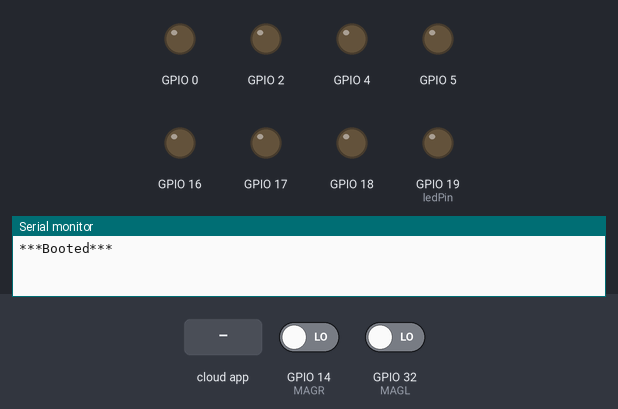
A sketch run on a simulated ESP32. Shown: output pins drawn as LEDs (lit = HIGH), the last lines printed to the serial monitor. Dashed ring = blinking. The inputs (shaded band) are chosen by the test bench; at power-on: GPIO 14 (MAGR) LOW, GPIO 32 (MAGL) LOW. WiFi joins after 1.5 s; servers stay silent unless stated; not simulated (calls return 0 or success): arduino_secrets.h.

Above: at 2.2 s.
2.3 s: the phone or cloud app sets blinds to 0
4.0 s: the phone or cloud app sets blinds to 1
At 5.0 s:
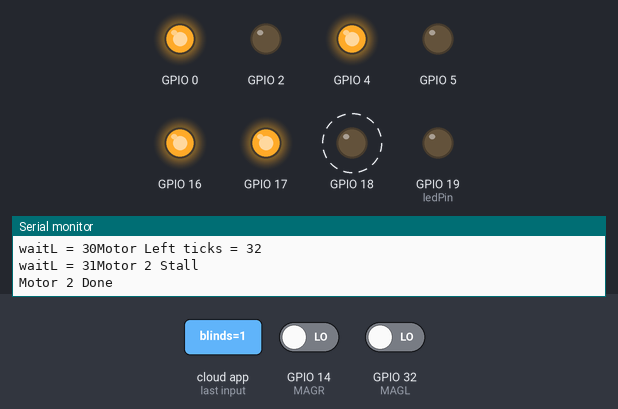
6.2 s: the phone or cloud app sets blinds to 0
At 6.73 s:
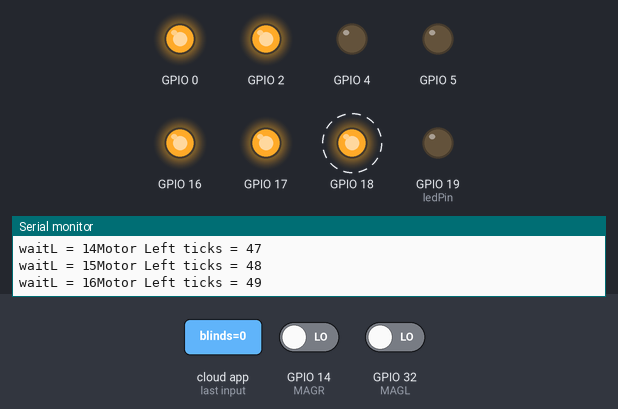
8.4 s: the phone or cloud app sets blindSwitch to 0
9.9 s: the phone or cloud app sets blinds to 1
At 10.07 s:
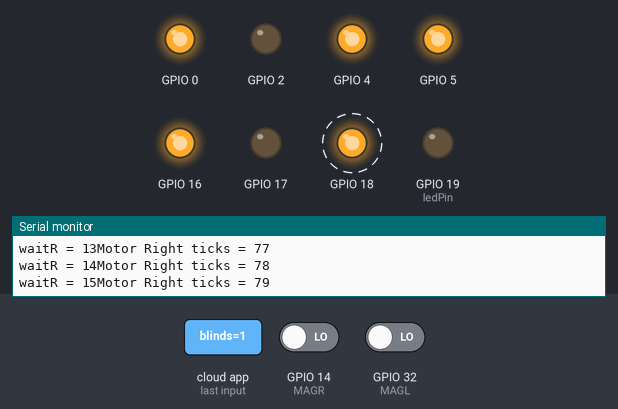
Timing chart, 0 to 12.7 s (numbered marks = the images above; inputs shaded):
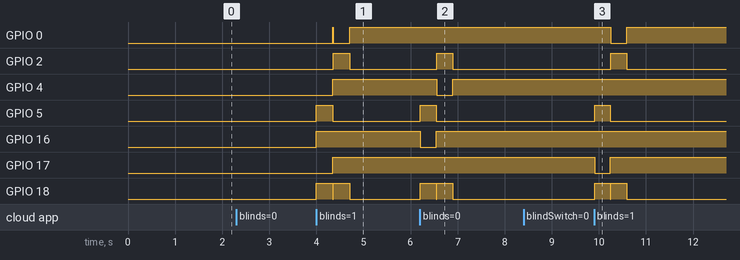

The sketch:

BlindsESP32_apr16a.ino
```cpp
#include "arduino_secrets.h"
/******************************************************************************
BlindsESP32_apr16a.ino
Motorised blinds controller: an ESP32 drives two 12 V gearmotors through a
TB6612FNG driver, controlled from the Arduino Cloud dashboard. The motors are
run one at a time, by design (see README.md).

Copyright (c) 2026 Mike Costa
Released under the MIT License (see LICENSE).
******************************************************************************/
/*
  Sketch generated by the Arduino IoT Cloud Thing "Untitled"

  Arduino IoT Cloud Variables description

  The following variables are automatically generated and updated when changes are made to the Thing

  CloudLight blinds;
  int uptime;
  bool blindSwitch;
  bool down;
  bool up;

  Variables which are marked as READ/WRITE in the Cloud Thing will also have functions
  which are called when their values are changed from the Dashboard.
  These functions are generated with the Thing and added at the end of this sketch.

  circumfrence of the wheel is 96mm.  there are 16 balls per rotation
  wheel diameter is 30.6mm
*/

#include "thingProperties.h"
// driver for the TB6612FNG motor controller (local, see motor_driver.h)
#include "motor_driver.h"

// TB6612FNG pin assignments (the PWMx pins are used as plain on/off enables)
#define AIN1 16
#define AIN2 17
#define PWMA 5
#define BIN1 4
#define BIN2 0
#define PWMB 2
#define STBY 18

// Magnet (reed) sensor inputs, one per motor. Used to detect when a motor has
// stopped turning (stall / end of travel).
#define MAGL 32   // sensor for motor 2 (left), moved off GPIO12 for pull-up/strap safety
#define MAGR 14   // sensor for motor 1 (right)

// motor direction (the driver always runs at full speed)
#define BLIND_UP 1
#define BLIND_DOWN (-1)

// maximum run time per motor; a motor normally stops earlier, when its sensor
// shows it has stalled at the end of travel
#define BLIND_STEP_DURATION 10 //ms
#define BLIND_DOWN_SECONDS 10
#define BLIND_DOWN_LOOP_COUNT (BLIND_DOWN_SECONDS*100)
#define BLIND_UP_SECONDS 10
#define BLIND_UP_LOOP_COUNT (BLIND_UP_SECONDS*100)

// these constants are used to allow you to make your motor configuration
// line up with function names like forward.  Value can be 1 or -1
const int offsetA = 1;
const int offsetB = 1;

// Initializing motor globals
Motor motor1;// = Motor(AIN1, AIN2, PWMA, offsetA, STBY);
Motor motor2;// = Motor(BIN1, BIN2, PWMB, offsetB, STBY);


// LED on GPIO19
int ledPin = 19;
int iLoop = 0;
int iBLindLoop1 = 0;
int iBLindLoop2 = 0;
//int iBLindUpDuration = BLIND_STEP_DURATION;
//int iBLindDownDuration = BLIND_STEP_DURATION;
int iBlindDirection = 0;
bool bBlindsMoving = false;
bool bManualMotor = false; //false is left, true is right

#define STATE_OPENED 2
#define STATE_CLOSED 1
#define STATE_UNKNOWN 0
int iBlindState = STATE_UNKNOWN;

int heartbeatCount = 0;

void BlindsMove(int iDirection, int iDuration);
void BlindMove(Motor myMotor, int iDirection, int iDuration);
void BlindsMove(int iDirection);
void BlindsStop(void);
void BlindMove(Motor myMotor, int iDirection);
void BlindStop(Motor myMotor);
bool isLeftMotorMoving(void);
bool isRightMotorMoving(void);


void setup() {
  // Initialize serial and wait for port to open:
  Serial.begin(115200);
  // This delay gives the chance to wait for a Serial Monitor without blocking if none is found
  delay(1000);

  // Set LED as output
  pinMode(ledPin, OUTPUT);
  Serial.println("\n\n***Booted***\n");

  // Initializing motors.
  motor1 = Motor(AIN1, AIN2, PWMA, offsetA, STBY);
  motor2 = Motor(BIN1, BIN2, PWMB, offsetB, STBY);

  pinMode(MAGR,INPUT);
  pinMode(MAGL,INPUT);

  // Defined in thingProperties.h
  initProperties();

  // Connect to Arduino IoT Cloud
  ArduinoCloud.begin(ArduinoIoTPreferredConnection);

  /*
     The following function allows you to obtain more information
     related to the state of network and IoT Cloud connection and errors
     the higher number the more granular information you’ll get.
     Maximum is 4
 */
  setDebugMessageLevel(4);
  ArduinoCloud.printDebugInfo();
}

void loop() {
  ArduinoCloud.update();
  static int waitL = 0;
  static int waitR = 0;
  // Your code here

  digitalWrite(ledPin, (iLoop & 0x01));

  //bRightMoving = isRightMotorMoving();

  if(iBLindLoop1 > 0)
  {
    bool bRightMoving = isRightMotorMoving();
    //Serial.print("Blind Loop1 = ");
    //Serial.println(iBLindLoop1);
    //BlindsMove(iBlindDirection);
    BlindMove(motor1, iBlindDirection);
    iBLindLoop1--;

    Serial.print("waitR = ");
    Serial.print(waitR);
    if (!bRightMoving && (waitR > 30))
    {
      Serial.println("Motor 1 Stall");
      iBLindLoop1 = 0;
    }

    if (iBLindLoop1 == 0)
    {
      if(iBlindDirection == BLIND_DOWN)
        iBLindLoop2 = BLIND_DOWN_LOOP_COUNT;
      else
       iBLindLoop2 = BLIND_UP_LOOP_COUNT;
      //BlindStop(motor1);
      Serial.println("Motor 1 Done");
      BlindsStop();
      waitR = 0;
    }
    waitR++;
  }
  else if(iBLindLoop2 > 0)
  {
    bool bLeftMoving = isLeftMotorMoving();

    //Serial.print("Blind Loop2 = ");
    //Serial.println(iBLindLoop2);
    BlindMove(motor2, iBlindDirection);
    iBLindLoop2--;

    Serial.print("waitL = ");
    Serial.print(waitL);
    if (!bLeftMoving && (waitL > 30))
    {
      Serial.println("Motor 2 Stall");
      iBLindLoop2 = 0;
    }

    if (iBLindLoop2 == 0)
    {
      Serial.println("Motor 2 Done");
      bBlindsMoving = false;
      //BlindStop(motor2);
      BlindsStop();
      waitL = 0;
    }
    waitL++;
  }


  delay(10); //10ms delay during each loop

  if(heartbeatCount == 999){ //10s update
    //Serial.print("Heartbeat=");
    //Serial.println(heartbeat);
    heartbeatCount = 0;
    uptime = uptime+10;
    Serial.print("Uptime=");
    Serial.println(uptime);
  }
  heartbeatCount++;

}

// note this func may be succeptible to bouncing
// if the mag is close to the sensor
bool isLeftMotorMoving(void)
{
  static int enc = 0;
  static unsigned int ticks = 0;

  int tmp = digitalRead(MAGL);
  ticks++;

  if (enc != tmp)
  {
    ticks = 0;
    enc = tmp;
  }

  Serial.print("Motor Left ticks = ");
  Serial.println(ticks);

  if (ticks > 30)
  {
    return false;
  }
  else
  {
    return true;
  }
}

// note this func may be succeptible to bouncing
// if the mag is close to the sensor
bool isRightMotorMoving(void)
{
  static int enc = 0;
  static unsigned int ticks = 0;

  int tmp = digitalRead(MAGR);
  ticks++;

  if (enc != tmp)
  {
    ticks = 0;
    enc = tmp;
  }

  Serial.print("Motor Right ticks = ");
  Serial.println(ticks);

  if (ticks > 30)
  {
    return false;
  }
  else
  {
    return true;
  }
}


void SetBlindState(int newState)
{

  if (newState == iBlindState)
  {
    Serial.print("Blinds already ");
    if (newState == STATE_CLOSED)
      Serial.println("Closed");
    else
      Serial.println("Opened");
  }
  else
  {
    Serial.println("Blinds State Change");
    iBlindState = newState;

    bBlindsMoving = true;
    if (newState == STATE_CLOSED)
    {
      Serial.println("Blinds Down");
      iBlindDirection = BLIND_DOWN;
      iBLindLoop1 = BLIND_DOWN_LOOP_COUNT;

    }
    else
    {
      Serial.println("Blinds Up");
      iBlindDirection = BLIND_UP;
      iBLindLoop1 = BLIND_UP_LOOP_COUNT;
    }
  }
}


/*
  Since Blinds is READ_WRITE variable, onBlindsChange() is
  executed every time a new value is received from IoT Cloud.
*/
void onBlindsChange()  {
  // Add your code here to act upon Blinds change

  static int iIgnorefirst = 0;
  Serial.println("Blinds Change");
  if (iIgnorefirst == 0)
  {
    Serial.println("Ignoring first Blind Change message");
    iIgnorefirst++;
  }
  else if(bBlindsMoving)
  {
    Serial.println("Ignoring, cuz already moving");
  }
  else
  {
    blindSwitch = blinds;
    if(blinds)
      SetBlindState(STATE_OPENED);
    else
      SetBlindState(STATE_CLOSED);
  }

}


/*
  Since BlindSwitch is READ_WRITE variable, onBlindSwitchChange() is
  executed every time a new value is received from IoT Cloud.
*/
void onBlindSwitchChange() {
  // Add your code here to act upon LightSwitch change
  Serial.println("Switch change");
  bManualMotor = blindSwitch;
}

/*
  Since Down is READ_WRITE variable, onDownChange() is
  executed every time a new value is received from IoT Cloud.
*/
void onDownChange()  {
  // Add your code here to act upon Down change

  static int iIgnorefirst = 0;
  if (iIgnorefirst == 0)
  {
    iIgnorefirst++;
    return;
  }

  Serial.println("Down Button Pressed");
  if(bBlindsMoving)
  {
    Serial.println("Ignoring Down Button");
    return;
  }

  if (down)
    if (bManualMotor)
      BlindMove(motor1, BLIND_DOWN);
    else
      BlindMove(motor2, BLIND_DOWN);
  else
  {
    BlindsStop();
  }
}

/*
  Since Up is READ_WRITE variable, onUpChange() is
  executed every time a new value is received from IoT Cloud.
*/
void onUpChange()  {
  // Add your code here to act upon Up change

  static int iIgnorefirst = 0;
  if (iIgnorefirst == 0)
  {
    iIgnorefirst++;
    return;
  }

  Serial.println("Up Button Pressed");
  if(bBlindsMoving)
  {
    Serial.println("Ignoring Up Button");
    return;
  }
  if (up)
    if (bManualMotor)
      BlindMove(motor1, BLIND_UP);
    else
      BlindMove(motor2, BLIND_UP);
  else
  {
    BlindsStop();
  }
}


void BlindsMove(int iDirection, int iDuration) {
   motor1.drive(iDirection);
   motor2.drive(iDirection);
   delay(iDuration);
   motor1.brake();
   motor2.brake();
   motor1.standby();
   motor2.standby();
}

void BlindsMove(int iDirection) {
   motor1.drive(iDirection);
   motor2.drive(iDirection);
}

void BlindsStop(void) {
   motor1.brake();
   motor2.brake();
   motor1.standby();
   motor2.standby();
}

void BlindMove(Motor myMotor, int iDirection, int iDuration) {
   myMotor.drive(iDirection);
   delay(iDuration);
   myMotor.brake();
   myMotor.standby();
}

void BlindMove(Motor myMotor, int iDirection) {
   myMotor.drive(iDirection);
}

void BlindStop(Motor myMotor) {
   myMotor.brake();
   myMotor.standby();
}
```

thingProperties.h
```cpp
// Code generated by Arduino IoT Cloud, DO NOT EDIT.

#include <ArduinoIoTCloud.h>
#include <Arduino_ConnectionHandler.h>

const char DEVICE_LOGIN_NAME[]  = "YOUR-DEVICE-ID-FROM-ARDUINO-CLOUD"; // replaced by Arduino Cloud when you associate a device with your Thing

const char SSID[]               = SECRET_SSID;    // Network SSID (name)
const char PASS[]               = SECRET_OPTIONAL_PASS;    // Network password (use for WPA, or use as key for WEP)
const char DEVICE_KEY[]  = SECRET_DEVICE_KEY;    // Secret device password

void onBlindsChange();
void onBlindSwitchChange();
void onDownChange();
void onUpChange();

CloudLight blinds;
int uptime;
bool blindSwitch;
bool down;
bool up;

void initProperties(){

  ArduinoCloud.setBoardId(DEVICE_LOGIN_NAME);
  ArduinoCloud.setSecretDeviceKey(DEVICE_KEY);
  ArduinoCloud.addProperty(blinds, READWRITE, ON_CHANGE, onBlindsChange);
  ArduinoCloud.addProperty(uptime, READ, ON_CHANGE, NULL);
  ArduinoCloud.addProperty(blindSwitch, READWRITE, ON_CHANGE, onBlindSwitchChange);
  ArduinoCloud.addProperty(down, READWRITE, ON_CHANGE, onDownChange);
  ArduinoCloud.addProperty(up, READWRITE, ON_CHANGE, onUpChange);

}

WiFiConnectionHandler ArduinoIoTPreferredConnection(SSID, PASS);
```

motor_driver.cpp
```cpp
// (licence header left out)
#include "motor_driver.h"

Motor::Motor(int in1, int in2, int pwm, int offset, int standby)
  : _in1(in1), _in2(in2), _pwm(pwm), _offset(offset), _standby(standby)
{
  pinMode(_in1, OUTPUT);
  pinMode(_in2, OUTPUT);
  pinMode(_pwm, OUTPUT);
  pinMode(_standby, OUTPUT);
}

void Motor::drive(int direction)
{
  if (direction == 0) return;
  digitalWrite(_standby, HIGH);
  bool forward = (direction * _offset) > 0;
  digitalWrite(_in1, forward ? HIGH : LOW);
  digitalWrite(_in2, forward ? LOW : HIGH);
  digitalWrite(_pwm, HIGH);
}

void Motor::brake()
{
  digitalWrite(_in1, HIGH);
  digitalWrite(_in2, HIGH);
  digitalWrite(_pwm, LOW);
}

void Motor::standby()
{
  digitalWrite(_standby, LOW);
}
```

motor_driver.h
```cpp
// (licence header left out)
#ifndef MOTOR_DRIVER_H
#define MOTOR_DRIVER_H

#include <Arduino.h>

class Motor
{
  public:
    // Empty motor, so globals can be declared before setup() and assigned later.
    Motor() {}

    // in1/in2: direction pins, pwm: enable pin (driven fully on/off),
    // offset: 1 or -1 to flip this motor's direction, standby: shared STBY pin.
    Motor(int in1, int in2, int pwm, int offset, int standby);

    // Run at full speed. direction > 0 = forward, direction < 0 = reverse
    // (flipped by the motor's offset). Takes the driver out of standby.
    // Passing 0 does nothing; use brake() to stop.
    void drive(int direction);

    // Stop the motor (both inputs high, enable low).
    void brake();

    // Put the driver chip into standby. The next drive() wakes it.
    void standby();

  private:
    int _in1 = -1, _in2 = -1, _pwm = -1, _offset = 1, _standby = -1;
};

#endif
```

Measured:
- after the input at 4.0 s, GPIO 0: LOW → HIGH after 0.35 s, → LOW 0.01 s later, → HIGH 0.35 s later; GPIO 2: LOW → HIGH after 0.36 s, → LOW 0.35 s later; GPIO 4, GPIO 17: LOW → HIGH after 0.35 s; GPIO 5: LOW → HIGH at once, → LOW 0.35 s later; GPIO 16: LOW → HIGH at once
- after the input at 6.2 s, GPIO 2: LOW → HIGH after 0.36 s, → LOW 0.34 s later; GPIO 4: HIGH → LOW after 0.36 s, → HIGH 0.34 s later; GPIO 5: LOW → HIGH at once, → LOW 0.34 s later; GPIO 16: HIGH → LOW at once, → HIGH 0.34 s later; GPIO 18: alternates HIGH for 0.34 s and LOW for 0.01 s, 4 changes in all, then stays LOW, starting at once
- after the input at 9.9 s, GPIO 0: HIGH → LOW after 0.36 s, → HIGH 0.34 s later; GPIO 2: LOW → HIGH after 0.36 s, → LOW 0.34 s later; GPIO 5: LOW → HIGH at once, → LOW 0.34 s later; GPIO 17: HIGH → LOW at once, → HIGH 0.34 s later; GPIO 18: alternates HIGH for 0.34 s and LOW for 0.01 s, 4 changes in all, then stays LOW, starting at once
